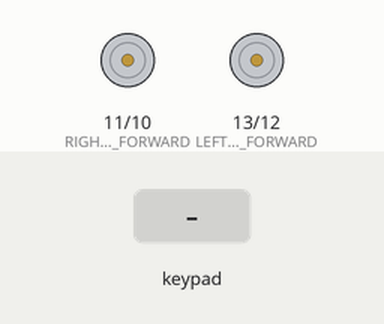
Simulated run of this sketch. Board: Arduino Uno, built with avr-gcc and run on an emulated ATmega328P. On the bench: motor-driver pin pairs drawn as motors (green arrow = first pin HIGH = forward, orange = second pin HIGH = backward, longer = more drive). The test bench sets the inputs (shaded band).

Above: at 1.2 s.
1.3 s: key 'U' pressed
At 1.54 s:
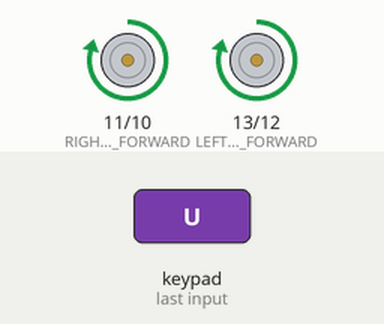
3.2 s: key 'D' pressed
At 3.44 s:
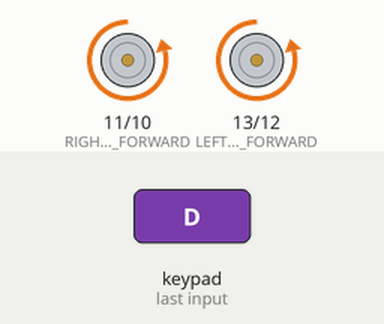
5.1 s: key 'L' pressed
At 5.34 s:
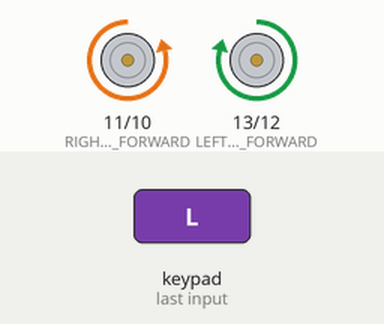
7.0 s: key 'R' pressed
At 7.24 s:
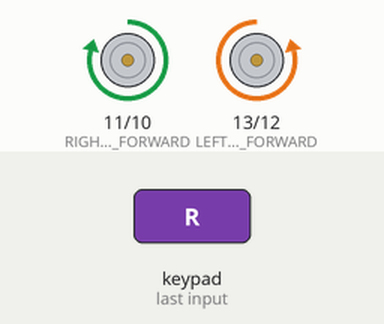
Timing chart, 0 to 9.9 s (numbered marks = the images above; inputs shaded):
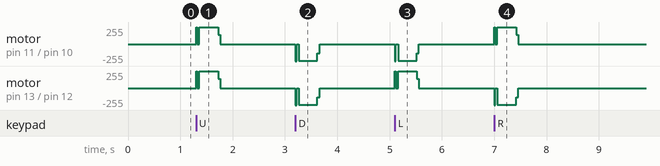

The sketch:

robot_control.ino
```cpp
#include <Dabble.h>
#define INCLUDE_GAMEPAD_MODULE
#define CUSTOM_SETTINGS


int LEFT_WHEEL_FORWARD = 13;
int LEFT_WHEEL_BACKWARD = 12;
int RIGHT_WHEEL_BACKWARD = 10;
int RIGHT_WHEEL_FORWARD = 11;


void setup() {
  pinMode(LEFT_WHEEL_BACKWARD, OUTPUT);
  pinMode(LEFT_WHEEL_FORWARD, OUTPUT);
  pinMode(RIGHT_WHEEL_FORWARD, OUTPUT);
  pinMode(RIGHT_WHEEL_BACKWARD, OUTPUT);

  Serial.begin(9600);

  Dabble.begin(9600,0,1);
}

void loop() {

  Dabble.processInput();

 if (GamePad.isUpPressed()) {
      digitalWrite(LEFT_WHEEL_FORWARD, HIGH);
      digitalWrite(LEFT_WHEEL_BACKWARD, LOW);
      digitalWrite(RIGHT_WHEEL_BACKWARD, LOW);
      digitalWrite(RIGHT_WHEEL_FORWARD, HIGH);
      delay (10);
      digitalWrite(LEFT_WHEEL_FORWARD, LOW);
      digitalWrite(LEFT_WHEEL_BACKWARD, LOW);
      digitalWrite(RIGHT_WHEEL_BACKWARD, LOW);
      digitalWrite(RIGHT_WHEEL_FORWARD, LOW);
  }

  else if (GamePad.isDownPressed()) {
      digitalWrite(LEFT_WHEEL_FORWARD, LOW);
      digitalWrite(LEFT_WHEEL_BACKWARD, HIGH);
      digitalWrite(RIGHT_WHEEL_BACKWARD, HIGH);
      digitalWrite(RIGHT_WHEEL_FORWARD, LOW);
      delay (10);
      digitalWrite(LEFT_WHEEL_FORWARD, LOW);
      digitalWrite(LEFT_WHEEL_BACKWARD, LOW);
      digitalWrite(RIGHT_WHEEL_BACKWARD, LOW);
      digitalWrite(RIGHT_WHEEL_FORWARD, LOW);
  }

    else if (GamePad.isRightPressed()) {
      digitalWrite(LEFT_WHEEL_FORWARD, LOW);
      digitalWrite(LEFT_WHEEL_BACKWARD, HIGH);
      digitalWrite(RIGHT_WHEEL_BACKWARD, LOW);
      digitalWrite(RIGHT_WHEEL_FORWARD, HIGH);
      delay (10);
      digitalWrite(LEFT_WHEEL_FORWARD, LOW);
      digitalWrite(LEFT_WHEEL_BACKWARD, LOW);
      digitalWrite(RIGHT_WHEEL_BACKWARD, LOW);
      digitalWrite(RIGHT_WHEEL_FORWARD, LOW);

  }

  else if (GamePad.isLeftPressed()) {
      digitalWrite(LEFT_WHEEL_FORWARD, HIGH);
      digitalWrite(LEFT_WHEEL_BACKWARD, LOW);
      digitalWrite(RIGHT_WHEEL_BACKWARD, HIGH);
      digitalWrite(RIGHT_WHEEL_FORWARD, LOW);
      delay (10);
      digitalWrite(LEFT_WHEEL_FORWARD, LOW);
      digitalWrite(LEFT_WHEEL_BACKWARD, LOW);
      digitalWrite(RIGHT_WHEEL_BACKWARD, LOW);
      digitalWrite(RIGHT_WHEEL_FORWARD, LOW);
  }

  else if (GamePad.isSquarePressed()) {
       digitalWrite(LEFT_WHEEL_FORWARD, LOW);
       digitalWrite(LEFT_WHEEL_BACKWARD, LOW);
       digitalWrite(RIGHT_WHEEL_BACKWARD, LOW);
       digitalWrite(RIGHT_WHEEL_FORWARD, LOW);

  }

}
```

Measured:
- after the input at 1.3 s, motor on pin 11 (RIGHT_WHEEL_FORWARD) / pin 10 (RIGHT_WHEEL_BACKWARD), motor on pin 13 (LEFT_WHEEL_FORWARD) / pin 12 (LEFT_WHEEL_BACKWARD): stopped → forward 249/255 at once, → stopped 0.42 s later
- after the input at 3.2 s, motor on pin 11 (RIGHT_WHEEL_FORWARD) / pin 10 (RIGHT_WHEEL_BACKWARD), motor on pin 13 (LEFT_WHEEL_FORWARD) / pin 12 (LEFT_WHEEL_BACKWARD): stopped → backward 249/255 at once, → stopped 0.42 s later
- after the input at 5.1 s, motor on pin 11 (RIGHT_WHEEL_FORWARD) / pin 10 (RIGHT_WHEEL_BACKWARD): stopped → backward 249/255 at once, → stopped 0.42 s later; motor on pin 13 (LEFT_WHEEL_FORWARD) / pin 12 (LEFT_WHEEL_BACKWARD): stopped → forward 249/255 at once, → stopped 0.42 s later
- after the input at 7.0 s, motor on pin 11 (RIGHT_WHEEL_FORWARD) / pin 10 (RIGHT_WHEEL_BACKWARD): stopped → forward 249/255 at once, → stopped 0.42 s later; motor on pin 13 (LEFT_WHEEL_FORWARD) / pin 12 (LEFT_WHEEL_BACKWARD): stopped → backward 249/255 at once, → stopped 0.42 s later
